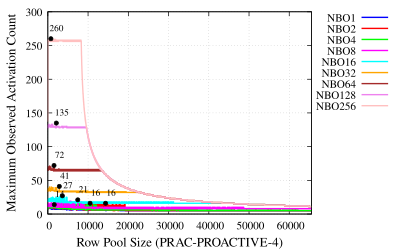

gnuplot code for this plot:
# Set terminal to PDF with enhanced font, size, and format
set terminal pdfcairo enhanced font 'Times,12' size 4in, 2.5in
set output 'plot-th-prac4-pro.pdf'

# Set labels for axes
set xlabel 'Row Pool Size (PRAC-PROACTIVE-4)' font 'Times,14'
set ylabel 'Maximum Observed Activation Count' font 'Times,14'

# Set x-axis limit
set xrange [0:65536]

# Enable grid lines
set grid

# Set key outside the plot
set key outside top

# Define custom labels for each file
labels = "NBO1 NBO2 NBO4 NBO8 NBO16 NBO32 NBO64 NBO128 NBO256"

# Function to find the highest point in a data file
highest_point(file) = sprintf('< awk ''{if ($1 != "GroupSize" && ($4 > max || ($4 == max && $1 > x))) {max=$4; x=$1}} END {print x, max}'' %s', file)

# List of files to plot
files = "../NBO1/NBO1-prac4-pro.txt ../NBO2/NBO2-prac4-pro.txt ../NBO4/NBO4-prac4-pro.txt ../NBO8/NBO8-prac4-pro.txt ../NBO16/NBO16-prac4-pro.txt ../NBO32/NBO32-prac4-pro.txt ../NBO64/NBO64-prac4-pro.txt ../NBO128/NBO128-prac4-pro.txt ../NBO256/NBO256-prac4-pro.txt"

# Colors for the plots
colors = "blue red green magenta cyan orange brown violet pink yellow"

# Plot commands with custom labels, colors, line styles, and markers
plot for [i=1:words(files)] word(files, i) using 1:4 with lines lw 2 lc rgb word(colors, i) title word(labels, i), \
     for [i=1:words(files)] highest_point(word(files, i)) using 1:2 with points pointtype 7 pointsize 0.5 lc rgb "black" notitle, \
     for [i=1:words(files)] highest_point(word(files, i)) using 1:2:(sprintf("%.0f", $2)) with labels offset char 1, char 1 font 'Times,10' notitle
